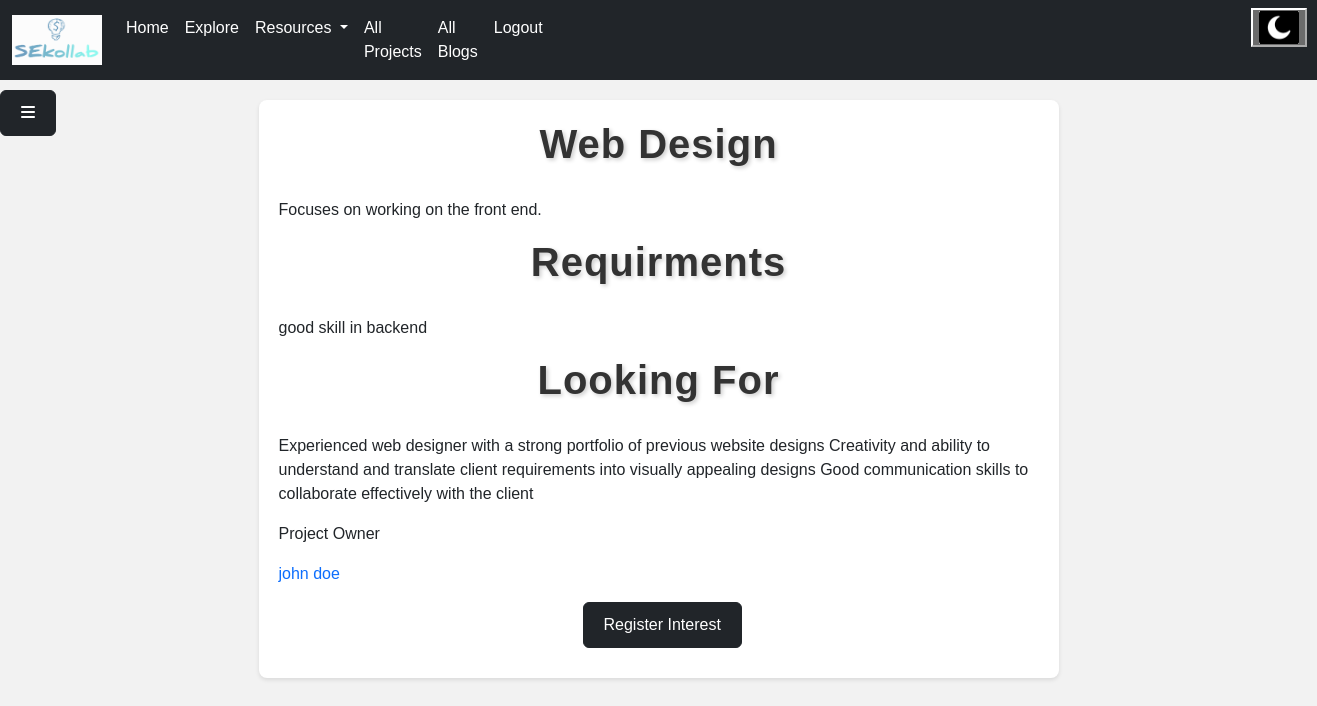
The app's page /collab/1 (signed in) with its own data.
### models.py (models this page shows)
class Collabration(db.Model):
    __tablename__ = "collabration"
    id = Column(Integer, primary_key=True, autoincrement=True)
    user_id = Column(Integer, ForeignKey('users.id', ondelete='CASCADE'), nullable=False)
    name = Column(String, nullable=False)
    description = Column(String, nullable=False)
    uploaded_date = Column(String, nullable=False, default=datetime.date.today().strftime("%B %d, %Y"))
    requirment = Column(String, nullable=False)
    Looking_for = Column(String, nullable=False)
    due_date = Column(String)
    members = relationship("User", secondary=team_members, backref="teams")
    user = relationship("User", back_populates="collabration")
    interests = relationship("Interest", back_populates="collabration")

class User(UserMixin, db.Model):
    __tablename__ = "users"
    id = Column(Integer, primary_key=True, autoincrement=True)
    email = Column(String(100), unique=True)
    username = Column(String)
    fname = Column(String(30), nullable=False)
    lname = Column(String(30), nullable=False)
    profile_photo = Column(String)
    about_me = Column(String, nullable=False)
    phone_number = Column(String(11), nullable=False)
    age = Column(String(11), nullable=False)
    status = Column(String, nullable=False)
    skills = Column(String, nullable=False)
    portfolio = Column(String)
    password = Column(String(100))
    date = Column(String, nullable=False, default=datetime.date.today().strftime("%B %d, %Y"))
    is_active = db.Column(db.Boolean, default=True)
    country = Column(String, nullable=False)
    City = Column(String, nullable=False)
    twitter = Column(String)
    github = Column(String)
    education_status = Column(String)
    employment_status=Column(String, nullable=False)
    blogs = relationship("Blog", back_populates="author")
    comments = relationship("Userscomment", back_populates="user")
    liked_blogs = relationship("Blog", secondary='liked_blogs', backref='liking_users')
    collabration = relationship("Collabration", back_populates="user")
    followers = relationship("Follower", foreign_keys="[Follower.user_id]",back_populates="followed_user")
    following = relationship("Follower", foreign_keys="[Follower.follower_id]", back_populates="follower")
    interests = relationship("Interest", back_populates="user")

### main.py (the view)
@app.route("/collab/<int:id>", methods={"GET"})
@login_required
def specficcollabration(id):
    user = User.query.filter_by(id=current_user.id).first()
    collab = Collabration.query.filter_by(id=id).first()
    return render_template("specficcollab.html", collab=collab, user=user)

### main.py (called while the page is built)
@login_manager.user_loader
def load_user(user_id):
    return User.query.get(int(user_id))

### templates/specficcollab.html (shortened to what this page needs)
<!DOCTYPE html>
<html>
<head>
  <link href="https://cdn.jsdelivr.net/npm/bootstrap@5.3.3/dist/css/bootstrap.min.css" rel="stylesheet">
  <link rel="stylesheet" href="../static/css/specficcollab.css">
  <link rel="stylesheet" href="../static/css/sidebar.css">
</head>
<body>
{% include "navigationloggedin.html" %}
{% include "sidebar.html" %}
  <div class="container">
    <h1>{{ collab.name }}</h1>
    <p>{{ collab.description }}</p>
    <h1>Requirments</h1>
    <p>{{ collab.requirment }}</p>
    <h1>Looking for</h1>
    <p>{{ collab.Looking_for }}</p>
    <p>Project Owner</p>
    <a style="text-decoration: none;" href="{{ url_for('profile', id=collab.user.id) }}"><p>{{ collab.user.fname }} {{ collab.user.lname }}</p></a>
    <button type="button" id="register" style="margin-left: 40%;" project_id={{ collab.id }} class="btn btn-dark">Register Interest</button>
  </div>
</body>
</html>

### static/css/specficcollab.css (style rules this page uses)
body { background-color: #f2f2f2; font-family: Arial, sans-serif; margin: 0; padding: 0; }
.container { max-width: 800px; margin: 0 auto; padding: 20px; background-color: #fff; box-shadow: 0 2px 4px rgba(0, 0, 0, 0.1); border-radius: 8px; margin-top: 20px; }
h1 { color: #333; text-align: center; margin-bottom: 30px; }
.btn { display: inline-block; padding: 10px 20px; }
h1 { color: #333; text-align: center; margin-bottom: 30px; font-size: 2.5rem; font-weight: bold; text-shadow: 2px 2px 4px rgba(0, 0, 0, 0.2); letter-spacing: 1px; text-transform: capitalize; }

### static/css/sidebar.css (style rules this page uses)
a { text-decoration: none; }

### records on screen
Collabration: name "Web Design", description "Focuses on working on the front end.", requirment "good skill in backend", Looking_for "Experienced web designer with a strong portfolio of previous website designs Creativity and ability to understand and translate client requirements into visually appealing designs Good communication skills to collaborate effectively with the client"
User: user.fname "john", user.lname "doe"
